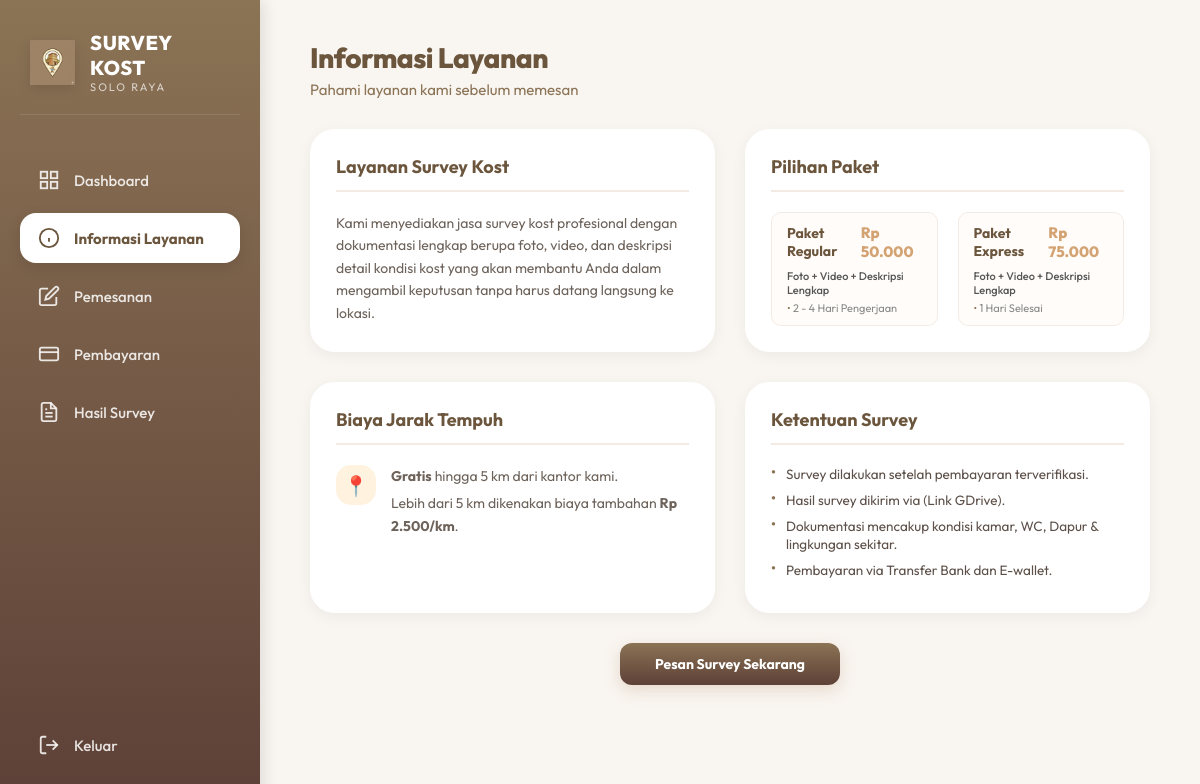
Page /user/layanan.php on the committed database.
### tables this page shows
CREATE TABLE `layanan` (
  `id_layanan` int(8) NOT NULL,
  `jenis_layanan` varchar(100) NOT NULL,
  `keterangan` text NOT NULL,
  `biaya` varchar(100) NOT NULL,
  `ketentuan` text NOT NULL
);

### user/layanan.php (the view, shortened to what this page needs)
<?php
require_once '../config.php';
?>
<!DOCTYPE html>
<html lang="id">
<head>
    <link rel="stylesheet" href="../css/user_global.css?v=<?php echo time(); ?>">
</head>
<body>
    <aside class="sidebar">
        <div class="logo-container">
            <img src="../logo1.png" alt="Logo" class="logo-img">
            <div class="logo-text">
                <h2>SURVEY KOST</h2>
                <span>SOLO RAYA</span>
            </div>
        </div>
        <ul class="nav-menu">
            <li class="nav-item">
                <a href="dashboard.php">
                    <svg viewBox="0 0 24 24" fill="none" stroke="currentColor" stroke-width="2"><rect x="3" y="3" width="7" height="7"></rect><rect x="14" y="3" width="7" height="7"></rect><rect x="14" y="14" width="7" height="7"></rect><rect x="3" y="14" width="7" height="7"></rect></svg>
                    <span>Dashboard</span>
                </a>
            </li>
            <li class="nav-item">
                <a href="layanan.php" class="active">
                   <svg viewBox="0 0 24 24" fill="none" stroke="currentColor" stroke-width="2"><circle cx="12" cy="12" r="10"></circle><line x1="12" y1="16" x2="12" y2="12"></line><line x1="12" y1="8" x2="12.01" y2="8"></line></svg>
                   <span>Informasi Layanan</span>
                </a>
            </li>
            <li class="nav-item">
                <a href="pemesanan.php">
                   <svg viewBox="0 0 24 24" fill="none" stroke="currentColor" stroke-width="2"><path d="M11 4H4a2 2 0 0 0-2 2v14a2 2 0 0 0 2 2h14a2 2 0 0 0 2-2v-7"></path><path d="M18.5 2.5a2.121 2.121 0 0 1 3 3L12 15l-4 1 1-4 9.5-9.5z"></path></svg>
                   <span>Pemesanan</span>
                </a>
            </li>
            <li class="nav-item">
                <a href="pembayaran.php">
                    <svg viewBox="0 0 24 24" fill="none" stroke="currentColor" stroke-width="2"><rect x="2" y="5" width="20" height="14" rx="2"></rect><line x1="2" y1="10" x2="22" y2="10"></line></svg>
                    <span>Pembayaran</span>
                </a>
            </li>
            <li class="nav-item">
                <a href="survey.php">
                    <span>Hasil Survey</span>
                </a>
            </li>
            <li class="nav-item" style="margin-top: auto;">
                <a href="../logout.php" onclick="return confirm('Keluar?')">
                    <svg viewBox="0 0 24 24" fill="none" stroke="currentColor" stroke-width="2"><path d="M9 21H5a2 2 0 0 1-2-2V5a2 2 0 0 1 2-2h4"></path><polyline points="16 17 21 12 16 7"></polyline><line x1="21" y1="12" x2="9" y2="12"></line></svg>
                    <span>Keluar</span>
                </a>
            </li>
        </ul>
    </aside>
    <main class="main-wrapper">
        <div class="layout-compact">
            <div class="page-header">
                <h1>Informasi Layanan</h1>
                <p>Pahami layanan kami sebelum memesan</p>
            </div>
        <div class="info-grid">
            <div class="content-card">
                <h2>Layanan Survey Kost</h2>
                <p class="info-text">Kami menyediakan jasa survey kost profesional dengan dokumentasi lengkap berupa foto, video, dan deskripsi detail kondisi kost yang akan membantu Anda dalam mengambil keputusan tanpa harus datang langsung ke lokasi.</p>
            </div>
            <div class="content-card">
                <h2>Pilihan Paket</h2>
                <div class="package-grid">
                    <?php
                    $res_layanan = $conn->query("SELECT * FROM layanan ORDER BY biaya ASC");
                    if ($res_layanan && $res_layanan->num_rows > 0):
                        while($lay = $res_layanan->fetch_assoc()):
                    ?>
                    <div class="package-item" style="padding:10px 15px; border-radius:10px;">
                        <div style="display:flex; justify-content:space-between; align-items:center;">
                            <div style="font-weight:700; color:var(--primary-dark); font-size:14px;"><?php echo htmlspecialchars($lay['jenis_layanan']); ?></div>
                            <div style="font-weight:800; color:var(--accent); font-size:15px;">Rp <?php echo number_format($lay['biaya'], 0, ',', '.'); ?></div>
                        </div>
                        <div style="font-size:11px; color:#555; text-align:left; margin-top:8px; font-weight: 500;">
                             <?php echo htmlspecialchars($lay['keterangan']); ?>
                        </div>
                        <div style="font-size:11px; color:#888; text-align:left; margin-top:4px;">
                             <span style="color: var(--primary);">•</span> <?php echo htmlspecialchars($lay['ketentuan']); ?>
                        </div>
                    </div>
                    <?php
                        endwhile;
                    else:
                    ?>
                        <p>Layanan belum tersedia.</p>
                    <?php endif; ?>
                </div>
            </div>
            <div class="content-card">
                <h2>Biaya Jarak Tempuh</h2>
                <div class="distance-box" style="gap: 15px;">
                    <div class="icon-circle" style="width:40px; height:40px; font-size:20px;">📍</div>
                    <div>
                        <p class="info-text" style="margin-bottom: 5px;"><strong>Gratis</strong> hingga 5 km dari kantor kami.</p>
                        <p class="info-text">Lebih dari 5 km dikenakan biaya tambahan <strong>Rp 2.500/km</strong>.</p>
                    </div>
                </div>
            </div>
            <div class="content-card">
                <h2>Ketentuan Survey</h2>
                <div class="term-item" style="margin-bottom:8px;">
                    <span class="term-bullet" style="font-size:14px;">•</span>
                    <span>Survey dilakukan setelah pembayaran terverifikasi.</span>
                </div>
                <div class="term-item" style="margin-bottom:8px;">
                    <span class="term-bullet" style="font-size:14px;">•</span>
                    <span>Hasil survey dikirim via (Link GDrive).</span>
                </div>
                <div class="term-item" style="margin-bottom:8px;">
                    <span class="term-bullet" style="font-size:14px;">•</span>
                    <span>Dokumentasi mencakup kondisi kamar, WC, Dapur & lingkungan sekitar.</span>
                </div>
                <div class="term-item" style="margin-bottom:8px;">
                    <span class="term-bullet" style="font-size:14px;">•</span>
                    <span>Pembayaran via Transfer Bank dan E-wallet.</span>
                </div>
            </div>
        </div>
        <a href="pemesanan.php" class="btn-order-big">Pesan Survey Sekarang</a>
        </div>
    </main>
</body>
</html>

### css/user_global.css (style rules this page uses)
:root { --primary: #8B7355; --primary-dark: #6B563D; --primary-light: #D2B48C; --accent: #D4A373; --bg-body: #F9F5F0; --text-dark: #2D2420; --text-light: #FFF8F0; --sidebar-gradient: linear-gradient(180deg, #8B7355 0%, #5D4037 100%); --shadow-soft: 0 10px 40px -10px rgba(139, 115, 85, 0.15); --shadow-sm: 0 4px 15px rgba(0, 0, 0, 0.05); --radius-xl: 24px; --radius-md: 16px; }
* { margin: 0; padding: 0; box-sizing: border-box; }
body { font-family: 'Outfit', sans-serif; background-color: var(--bg-body); color: var(--text-dark); min-height: 100vh; display: flex; font-size: 14px; }
.sidebar { width: 260px; background: var(--sidebar-gradient); height: 100vh; position: fixed; left: 0; top: 0; display: flex; flex-direction: column; padding: 30px 20px; color: var(--text-light); z-index: 50; box-shadow: 4px 0 15px rgba(0, 0, 0, 0.1); }
.logo-container { display: flex; align-items: center; gap: 15px; margin-bottom: 40px; padding: 0 10px; border-bottom: 1px solid rgba(255, 255, 255, 0.1); padding-bottom: 20px; }
.logo-img { width: 45px; height: 45px; object-fit: contain; filter: drop-shadow(0 4px 6px rgba(0, 0, 0, 0.1)); }
.logo-text h2 { font-size: 20px; font-weight: 800; color: white; letter-spacing: 0.5px; text-transform: uppercase; }
.logo-text span { font-size: 11px; color: rgba(255, 255, 255, 0.7); font-weight: 400; display: block; letter-spacing: 2px; }
.nav-menu { list-style: none; flex: 1; display: flex; flex-direction: column; gap: 8px; }
.nav-item a { display: flex; align-items: center; gap: 14px; padding: 14px 18px; border-radius: 16px; color: rgba(255, 255, 255, 0.85); text-decoration: none; font-weight: 500; font-size: 15px; transition: all 0.3s ease; }
.nav-item a.active { background: white; color: var(--primary-dark); box-shadow: 0 5px 15px rgba(0, 0, 0, 0.1); font-weight: 700; }
.nav-item a svg { width: 22px; height: 22px; }
.main-wrapper { flex: 1; margin-left: 260px; padding: 40px 50px; }
.layout-compact { max-width: 1200px; margin: 0 auto; }
.page-header { margin-bottom: 30px; }
.page-header h1 { font-size: 28px; font-weight: 800; color: var(--primary-dark); margin-bottom: 5px; letter-spacing: -0.5px; }
.page-header p { color: #8B7355; font-size: 15px; }

### user/layanan.php (style rules this page uses)
.info-grid { margin: 0 auto 30px; gap: 30px; display: grid; grid-template-columns: 1fr 1fr; }
.content-card { background: white; border-radius: var(--radius-xl); padding: 25px; box-shadow: var(--shadow-sm); margin-bottom: 0; border: 1px solid rgba(255,255,255,1); position: relative; overflow: hidden; width: 100%; }
.content-card h2 { font-size: 18px; color: var(--primary-dark); margin-bottom: 20px; padding-bottom: 12px; border-bottom: 2px solid #F3EBE3; }
.info-text { color: #6D635B; line-height: 1.6; font-size: 14px; }
.package-grid { display: grid; gap: 20px; grid-template-columns: 1fr 1fr; }
.package-item { border: 1px solid #F3EBE3; border-radius: 12px; padding: 15px; background: #FFFCF9; }
.distance-box { display: flex; gap: 15px; align-items: start; }
.icon-circle { width: 45px; height: 45px; background: #FFF3E0; color: var(--accent); border-radius: 15px; display: flex; align-items: center; justify-content: center; flex-shrink: 0; font-size: 22px; }
.term-item { display: flex; gap: 10px; margin-bottom: 8px; color: #5D5049; font-size: 13.5px; }
.term-bullet { color: var(--primary); font-weight: bold; font-size: 16px; line-height: 1; }
.btn-order-big { display: block; width: 100%; max-width: 220px; margin: 25px auto 0; padding: 12px; background: var(--sidebar-gradient); color: white; text-align: center; font-weight: 700; font-size: 14px; border-radius: 12px; text-decoration: none; box-shadow: 0 5px 15px rgba(176, 137, 104, 0.25); transition: 0.3s; }

### rows in the picture
layanan: jenis_layanan "Paket Regular", biaya "50.000", keterangan "Foto + Video + Deskripsi Lengkap", ketentuan "2 - 4 Hari Pengerjaan"
layanan: jenis_layanan "Paket Express", biaya "75.000", keterangan "Foto + Video + Deskripsi Lengkap", ketentuan "1 Hari Selesai"
